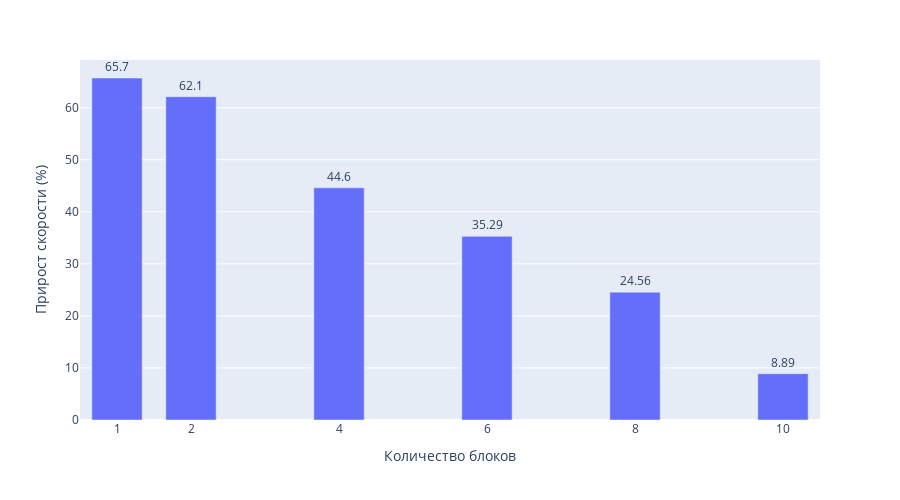

The notebook cell saved with this chart:
### Code cell
task = 'среднее'

fig = px.bar(gpu_data,
             x="Количество блоков",
             y=task,
             text=task,
             height=500,
             width=900,
             labels={task: "Прирост скорости (%)"}
             )
fig.update_traces(
    textposition="outside"
)
fig.update_layout(bargroupgap=0.15,
                  xaxis=dict(tickvals=gpu_data["Количество блоков"]),
                  uniformtext_minsize=8,
                  uniformtext_mode='show'
                  )
fig.show()
fig.write_image('metrics/gpu_speed_mean_growth.png')

### Figure 1 — Plotly figure (JSON) as saved in the notebook; plotly's stock layout.template omitted (floating-point values rounded to 4 significant figures)
{"data": [{"alignmentgroup": "True", "hovertemplate": "Количество блоков=%{x}<br>Прирост скорости (%)=%{text}<extra></extra>", "legendgroup": "", "marker": {"color": "#636efa", "pattern": {"shape": ""}}, "name": "", "offsetgroup": "", "orientation": "v", "showlegend": false, "text": [65.7, 62.1, 44.6, 35.29, 24.56, 8.89], "textposition": "outside", "type": "bar", "x": [1, 2, 4, 6, 8, 10], "xaxis": "x", "y": [65.7, 62.1, 44.6, 35.29, 24.56, 8.89], "yaxis": "y"}], "layout": {"bargroupgap": 0.15, "barmode": "relative", "height": 500, "legend": {"tracegroupgap": 0}, "margin": {"t": 60}, "uniformtext": {"minsize": 8, "mode": "show"}, "width": 900, "xaxis": {"anchor": "y", "domain": [0, 1], "tickvals": [1, 2, 4, 6, 8, 10], "title": {"text": "Количество блоков"}}, "yaxis": {"anchor": "x", "domain": [0, 1], "title": {"text": "Прирост скорости (%)"}}}}
